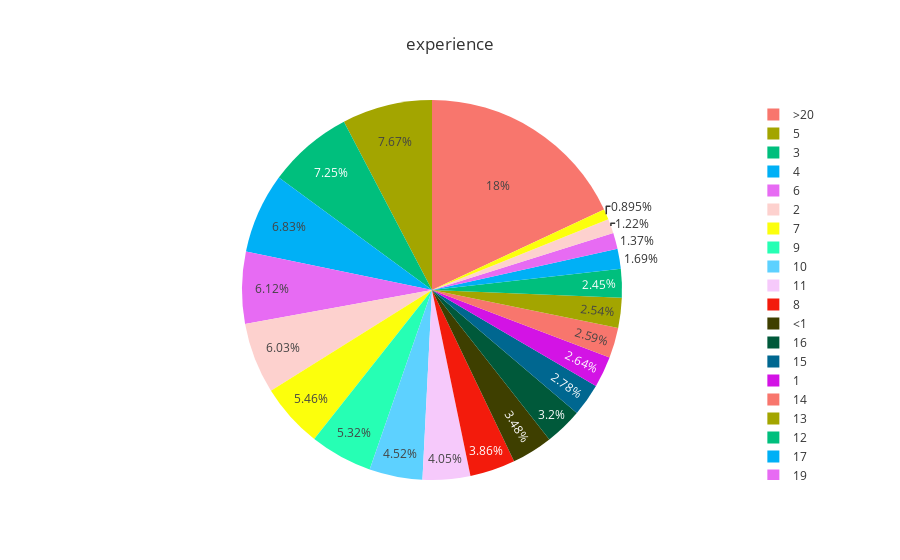

Notebook code for this chart:
### Code cell
print("Number of Missing Values: ", aug_train['experience'].isna().sum())
fig = px.pie(aug_train['experience'].value_counts(), values='experience', 
             names = aug_train['experience'].value_counts().index,title = 'experience',template='ggplot2')
fig.show()

### Figure 1 — Plotly figure (JSON) as saved in the notebook; plotly's stock layout.template omitted (floating-point values rounded to 4 significant figures)
{"data": [{"domain": {"x": [0, 1], "y": [0, 1]}, "hovertemplate": "label=%{label}<br>experience=%{value}<extra></extra>", "labels": [">20", "5", "3", "4", "6", "2", "7", "9", "10", "11", "8", "<1", "16", "15", "1", "14", "13", "12", "17", "19", "18", "20"], "legendgroup": "", "name": "", "showlegend": true, "type": "pie", "values": [383, 163, 154, 145, 130, 128, 116, 113, 96, 86, 82, 74, 68, 59, 56, 55, 54, 52, 36, 29, 26, 19]}], "layout": {"legend": {"tracegroupgap": 0}, "title": {"text": "experience"}}}
